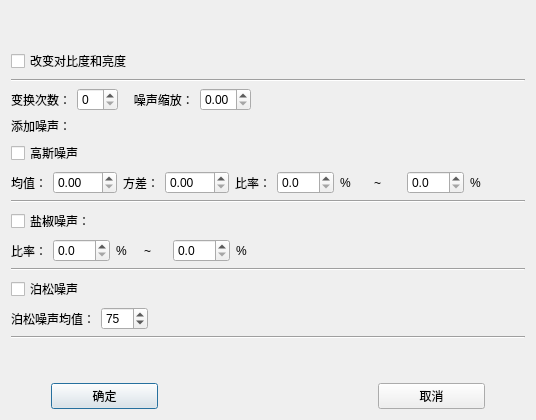
<?xml version="1.0" encoding="UTF-8"?>
<ui version="4.0">
 <class>Dialog</class>
 <widget class="QDialog" name="Dialog">
  <property name="geometry">
   <rect>
    <x>0</x>
    <y>0</y>
    <width>536</width>
    <height>420</height>
   </rect>
  </property>
  <property name="minimumSize">
   <size>
    <width>400</width>
    <height>420</height>
   </size>
  </property>
  <property name="maximumSize">
   <size>
    <width>536</width>
    <height>420</height>
   </size>
  </property>
  <property name="windowTitle">
   <string>Dialog</string>
  </property>
  <layout class="QVBoxLayout" name="verticalLayout">
   <item>
    <spacer name="verticalSpacer_2">
     <property name="orientation">
      <enum>Qt::Vertical</enum>
     </property>
     <property name="sizeHint" stdset="0">
      <size>
       <width>20</width>
       <height>49</height>
      </size>
     </property>
    </spacer>
   </item>
   <item>
    <layout class="QVBoxLayout" name="verticalLayout_6">
     <item>
      <widget class="QCheckBox" name="checkBox_3">
       <property name="text">
        <string>改变对比度和亮度</string>
       </property>
      </widget>
     </item>
    </layout>
   </item>
   <item>
    <widget class="Line" name="line_2">
     <property name="orientation">
      <enum>Qt::Horizontal</enum>
     </property>
    </widget>
   </item>
   <item>
    <layout class="QHBoxLayout" name="horizontalLayout_3">
     <item>
      <widget class="QLabel" name="label_12">
       <property name="text">
        <string>变换次数：</string>
       </property>
      </widget>
     </item>
     <item>
      <widget class="QSpinBox" name="spinBox">
       <property name="singleStep">
        <number>5</number>
       </property>
      </widget>
     </item>
     <item>
      <widget class="QLabel" name="label_14">
       <property name="text">
        <string>   噪声缩放：</string>
       </property>
      </widget>
     </item>
     <item>
      <widget class="QDoubleSpinBox" name="doubleSpinBox_7">
       <property name="maximum">
        <double>4.000000000000000</double>
       </property>
       <property name="singleStep">
        <double>0.100000000000000</double>
       </property>
      </widget>
     </item>
     <item>
      <spacer name="horizontalSpacer_6">
       <property name="orientation">
        <enum>Qt::Horizontal</enum>
       </property>
       <property name="sizeHint" stdset="0">
        <size>
         <width>40</width>
         <height>20</height>
        </size>
       </property>
      </spacer>
     </item>
    </layout>
   </item>
   <item>
    <widget class="QLabel" name="label">
     <property name="text">
      <string>添加噪声：</string>
     </property>
    </widget>
   </item>
   <item>
    <widget class="QCheckBox" name="checkBox">
     <property name="text">
      <string>高斯噪声</string>
     </property>
    </widget>
   </item>
   <item>
    <layout class="QHBoxLayout" name="horizontalLayout" stretch="1,1,1,1,1,1,1,1,1,1,1">
     <item>
      <widget class="QLabel" name="label_2">
       <property name="text">
        <string>均值：</string>
       </property>
      </widget>
     </item>
     <item>
      <widget class="QDoubleSpinBox" name="doubleSpinBox">
       <property name="decimals">
        <number>2</number>
       </property>
       <property name="maximum">
        <double>100.000000000000000</double>
       </property>
       <property name="singleStep">
        <double>10.000000000000000</double>
       </property>
      </widget>
     </item>
     <item>
      <widget class="QLabel" name="label_3">
       <property name="text">
        <string>方差：</string>
       </property>
      </widget>
     </item>
     <item>
      <widget class="QDoubleSpinBox" name="doubleSpinBox_2">
       <property name="decimals">
        <number>2</number>
       </property>
       <property name="maximum">
        <double>255.000000000000000</double>
       </property>
       <property name="singleStep">
        <double>5.000000000000000</double>
       </property>
      </widget>
     </item>
     <item>
      <widget class="QLabel" name="label_4">
       <property name="text">
        <string>比率：</string>
       </property>
      </widget>
     </item>
     <item>
      <widget class="QDoubleSpinBox" name="doubleSpinBox_3">
       <property name="decimals">
        <number>1</number>
       </property>
       <property name="singleStep">
        <double>5.000000000000000</double>
       </property>
      </widget>
     </item>
     <item>
      <widget class="QLabel" name="label_8">
       <property name="styleSheet">
        <string notr="true">font: 10pt &quot;Times New Roman&quot;;</string>
       </property>
       <property name="text">
        <string>%</string>
       </property>
      </widget>
     </item>
     <item>
      <widget class="QLabel" name="label_5">
       <property name="styleSheet">
        <string notr="true">font: 16pt &quot;Times New Roman&quot;;</string>
       </property>
       <property name="text">
        <string>~</string>
       </property>
      </widget>
     </item>
     <item>
      <widget class="QDoubleSpinBox" name="doubleSpinBox_4">
       <property name="decimals">
        <number>1</number>
       </property>
       <property name="maximum">
        <double>100.000000000000000</double>
       </property>
       <property name="singleStep">
        <double>5.000000000000000</double>
       </property>
      </widget>
     </item>
     <item>
      <widget class="QLabel" name="label_9">
       <property name="styleSheet">
        <string notr="true">font: 10pt &quot;Times New Roman&quot;;</string>
       </property>
       <property name="text">
        <string>%</string>
       </property>
      </widget>
     </item>
     <item>
      <spacer name="horizontalSpacer">
       <property name="orientation">
        <enum>Qt::Horizontal</enum>
       </property>
       <property name="sizeHint" stdset="0">
        <size>
         <width>40</width>
         <height>20</height>
        </size>
       </property>
      </spacer>
     </item>
    </layout>
   </item>
   <item>
    <widget class="Line" name="line">
     <property name="orientation">
      <enum>Qt::Horizontal</enum>
     </property>
    </widget>
   </item>
   <item>
    <widget class="QCheckBox" name="checkBox_2">
     <property name="text">
      <string>盐椒噪声：</string>
     </property>
    </widget>
   </item>
   <item>
    <layout class="QHBoxLayout" name="horizontalLayout_2" stretch="1,1,1,1,1,1,12">
     <item>
      <widget class="QLabel" name="label_6">
       <property name="text">
        <string>比率：</string>
       </property>
      </widget>
     </item>
     <item>
      <widget class="QDoubleSpinBox" name="doubleSpinBox_5">
       <property name="decimals">
        <number>1</number>
       </property>
       <property name="maximum">
        <double>100.000000000000000</double>
       </property>
       <property name="singleStep">
        <double>5.000000000000000</double>
       </property>
      </widget>
     </item>
     <item>
      <widget class="QLabel" name="label_10">
       <property name="styleSheet">
        <string notr="true">font: 10pt &quot;Times New Roman&quot;;</string>
       </property>
       <property name="text">
        <string>%</string>
       </property>
      </widget>
     </item>
     <item>
      <widget class="QLabel" name="label_7">
       <property name="styleSheet">
        <string notr="true">font: 16pt &quot;Times New Roman&quot;;</string>
       </property>
       <property name="text">
        <string>~</string>
       </property>
      </widget>
     </item>
     <item>
      <widget class="QDoubleSpinBox" name="doubleSpinBox_6">
       <property name="decimals">
        <number>1</number>
       </property>
       <property name="maximum">
        <double>100.000000000000000</double>
       </property>
       <property name="singleStep">
        <double>5.000000000000000</double>
       </property>
      </widget>
     </item>
     <item>
      <widget class="QLabel" name="label_11">
       <property name="styleSheet">
        <string notr="true">font: 10pt &quot;Times New Roman&quot;;</string>
       </property>
       <property name="text">
        <string>%</string>
       </property>
      </widget>
     </item>
     <item>
      <spacer name="horizontalSpacer_2">
       <property name="orientation">
        <enum>Qt::Horizontal</enum>
       </property>
       <property name="sizeHint" stdset="0">
        <size>
         <width>40</width>
         <height>20</height>
        </size>
       </property>
      </spacer>
     </item>
    </layout>
   </item>
   <item>
    <widget class="Line" name="line_4">
     <property name="orientation">
      <enum>Qt::Horizontal</enum>
     </property>
    </widget>
   </item>
   <item>
    <widget class="QCheckBox" name="checkBox_4">
     <property name="text">
      <string>泊松噪声</string>
     </property>
    </widget>
   </item>
   <item>
    <layout class="QHBoxLayout" name="horizontalLayout_6">
     <item>
      <widget class="QLabel" name="label_13">
       <property name="text">
        <string>泊松噪声均值：</string>
       </property>
      </widget>
     </item>
     <item>
      <widget class="QSpinBox" name="spinBox_2">
       <property name="maximum">
        <number>255</number>
       </property>
       <property name="singleStep">
        <number>10</number>
       </property>
       <property name="value">
        <number>75</number>
       </property>
      </widget>
     </item>
     <item>
      <spacer name="horizontalSpacer_7">
       <property name="orientation">
        <enum>Qt::Horizontal</enum>
       </property>
       <property name="sizeHint" stdset="0">
        <size>
         <width>40</width>
         <height>20</height>
        </size>
       </property>
      </spacer>
     </item>
    </layout>
   </item>
   <item>
    <widget class="Line" name="line_3">
     <property name="orientation">
      <enum>Qt::Horizontal</enum>
     </property>
    </widget>
   </item>
   <item>
    <spacer name="verticalSpacer_3">
     <property name="orientation">
      <enum>Qt::Vertical</enum>
     </property>
     <property name="sizeHint" stdset="0">
      <size>
       <width>20</width>
       <height>48</height>
      </size>
     </property>
    </spacer>
   </item>
   <item>
    <layout class="QHBoxLayout" name="horizontalLayout_4" stretch="0,1,2,1,0">
     <item>
      <spacer name="horizontalSpacer_4">
       <property name="orientation">
        <enum>Qt::Horizontal</enum>
       </property>
       <property name="sizeHint" stdset="0">
        <size>
         <width>40</width>
         <height>20</height>
        </size>
       </property>
      </spacer>
     </item>
     <item>
      <widget class="QPushButton" name="pushButton">
       <property name="text">
        <string>确定</string>
       </property>
      </widget>
     </item>
     <item>
      <spacer name="horizontalSpacer_3">
       <property name="orientation">
        <enum>Qt::Horizontal</enum>
       </property>
       <property name="sizeHint" stdset="0">
        <size>
         <width>40</width>
         <height>20</height>
        </size>
       </property>
      </spacer>
     </item>
     <item>
      <widget class="QPushButton" name="pushButton_2">
       <property name="text">
        <string>取消</string>
       </property>
      </widget>
     </item>
     <item>
      <spacer name="horizontalSpacer_5">
       <property name="orientation">
        <enum>Qt::Horizontal</enum>
       </property>
       <property name="sizeHint" stdset="0">
        <size>
         <width>40</width>
         <height>20</height>
        </size>
       </property>
      </spacer>
     </item>
    </layout>
   </item>
  </layout>
 </widget>
 <resources/>
 <connections/>
</ui>
